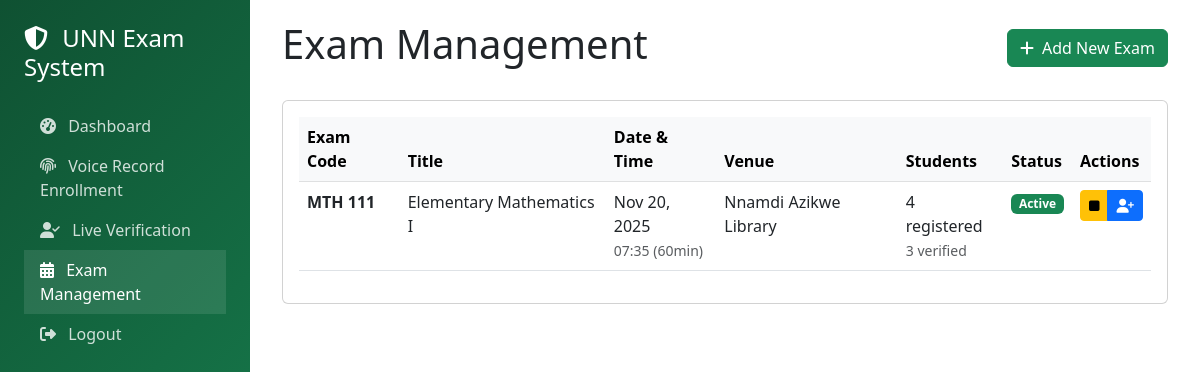
Page /exams (signed in) on the committed database.
### app.py (models this page shows, shortened)
class Exam(db.Model):
    __tablename__ = "exams"
    id: Mapped[int] = mapped_column(Integer, primary_key=True)
    exam_code: Mapped[str] = mapped_column(String(20), nullable=False, unique=True, index=True)
    exam_title: Mapped[str] = mapped_column(String(255), nullable=False)
    exam_date: Mapped[date] = mapped_column(Date, nullable=False, index=True)
    start_time: Mapped[time] = mapped_column(Time, nullable=False)
    end_time: Mapped[Optional[time]] = mapped_column(Time)
    venue: Mapped[Optional[str]] = mapped_column(String(255))
    duration_minutes: Mapped[int] = mapped_column(Integer, default=180)
    status: Mapped[str] = mapped_column(String(20), default="scheduled",
                                        index=True)  # scheduled, active, completed, cancelled
    max_capacity: Mapped[Optional[int]] = mapped_column(Integer)
    created_at: Mapped[datetime] = mapped_column(DateTime, default=lambda: datetime.now(timezone.utc))
    updated_at: Mapped[datetime] = mapped_column(DateTime, default=lambda: datetime.now(timezone.utc),
                                                 onupdate=lambda: datetime.now(timezone.utc))
    registrations: Mapped[List["ExamRegistration"]] = relationship(
        back_populates="exam",
        lazy="select",
        cascade="all, delete-orphan"
    )
    verifications: Mapped[List["VerificationAttempt"]] = relationship(
        back_populates="exam",
        lazy="select",
        cascade="all, delete-orphan"
    )
    sessions: Mapped[List["VerificationSession"]] = relationship(
        back_populates="exam",
        cascade="all, delete-orphan"
    )
    attendance_records: Mapped[List["AttendanceRecord"]] = relationship(
        back_populates="exam",
        cascade="all, delete-orphan"
    )

### app.py (the view)
@app.route("/exams")
def exam_management():
    exams = Exam.query.order_by(Exam.exam_date.desc()).all()
    exam_data = []
    for exam in exams:
        registered_count = ExamRegistration.query.filter_by(exam_id=exam.id).count()
        verified_count = VerificationAttempt.query.filter_by(
            exam_id=exam.id, verification_status='success'
        ).count()
        exam_data.append({
            'exam': exam,
            'registered_count': registered_count,
            'verified_count': verified_count
        })
    return render_template('exam_management.html', exam_data=exam_data)

### app.py (called while the page is built)
@login_manager.user_loader
def load_user(user_id):
    return db.get_or_404(User, user_id)

### templates/exam_management.html (shortened to what this page needs)
{% extends "base.html" %}
{% block content %}
<div class="container-fluid">
    <div class="d-flex justify-content-between align-items-center mb-4">
        <h1>Exam Management</h1>
        <button class="btn btn-success" data-bs-toggle="modal" data-bs-target="#addExamModal">
            <i class="fas fa-plus me-2"></i>Add New Exam
        </button>
    </div>
    <div class="card">
        <div class="card-body">
            <div class="table-responsive">
                <table class="table table-hover">
                    <thead class="table-light">
                        <tr>
                            <th>Exam Code</th>
                            <th>Title</th>
                            <th>Date & Time</th>
                            <th>Venue</th>
                            <th>Students</th>
                            <th>Status</th>
                            <th>Actions</th>
                        </tr>
                    </thead>
                    <tbody>
                        {% for data in exam_data %}
                        {% set exam = data.exam %}
                        <tr>
                            <td><strong>{{ exam.exam_code }}</strong></td>
                            <td>{{ exam.exam_title }}</td>
                            <td>
                                {{ exam.exam_date.strftime('%b %d, %Y') }}<br>
                                <small class="text-muted">{{ exam.start_time.strftime('%H:%M') }} ({{ exam.duration_minutes }}min)</small>
                            </td>
                            <td>{{ exam.venue or 'TBA' }}</td>
                            <td>
                                {{ data.registered_count }} registered<br>
                                <small class="text-muted">{{ data.verified_count }} verified</small>
                            </td>
                            <td>
                                <span class="badge bg-{{ 'success' if exam.status == 'active' else ('primary' if exam.status == 'scheduled' else 'secondary') }}">
                                    {{ exam.status.title() }}
                                </span>
                            </td>
                            <td>
                                <div class="btn-group btn-group-sm">
                                    {% if exam.status == 'scheduled' %}
                                    <button class="btn btn-success" onclick="updateExamStatus({{ exam.id }}, 'active')" title="Start Exam">
                                        <i class="fas fa-play"></i>
                                    </button>
                                    {% elif exam.status == 'active' %}
                                    <button class="btn btn-warning" onclick="updateExamStatus({{ exam.id }}, 'completed')" title="Complete Exam">
                                        <i class="fas fa-stop"></i>
                                    </button>
                                    {% endif %}
                                    <button class="btn btn-primary" onclick="registerStudentsModal({{ exam.id }})" title="Register Students">
                                        <i class="fas fa-user-plus"></i>
                                    </button>
                                </div>
                            </td>
                        </tr>
                        {% else %}
                        <tr>
                            <td colspan="7" class="text-center text-muted">No exams found</td>
                        </tr>
                        {% endfor %}
                    </tbody>
                </table>
            </div>
        </div>
    </div>
</div>
{% endblock %}

### rows in the picture
Exam: exam_code "MTH 111", exam_title "Elementary Mathematics I", exam_date "Nov 20, 2025", start_time "07:35", duration_minutes "60", venue "Nnamdi Azikwe Library", status "Active"

### other values in the picture
{{ data.registered_count }} "4"
{{ data.verified_count }} "3"
